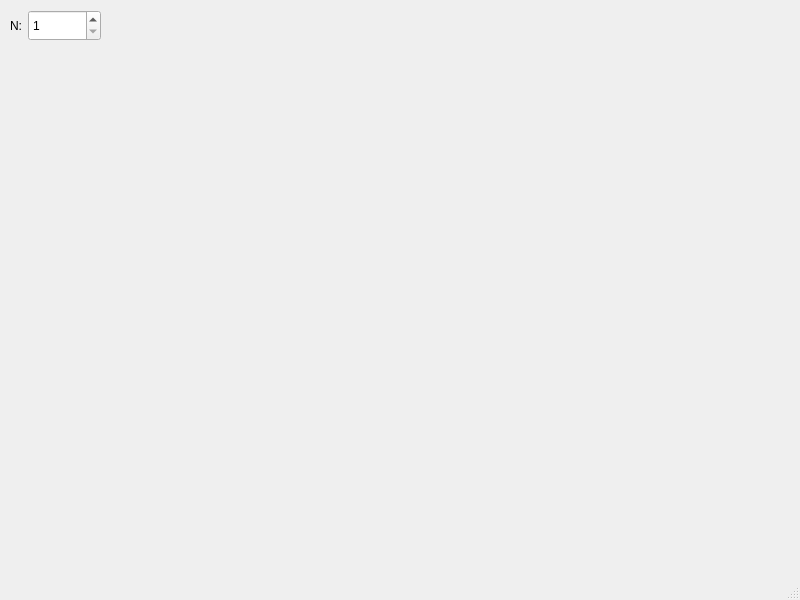
<?xml version="1.0" encoding="UTF-8"?>
<ui version="4.0">
 <class>MainWindow</class>
 <widget class="QMainWindow" name="MainWindow">
  <property name="geometry">
   <rect>
    <x>0</x>
    <y>0</y>
    <width>800</width>
    <height>600</height>
   </rect>
  </property>
  <property name="windowTitle">
   <string>MainWindow</string>
  </property>
  <widget class="QWidget" name="centralwidget">
   <widget class="QWidget" name="horizontalLayoutWidget">
    <property name="geometry">
     <rect>
      <x>10</x>
      <y>10</y>
      <width>91</width>
      <height>31</height>
     </rect>
    </property>
    <layout class="QHBoxLayout" name="horizontalLayout">
     <item>
      <widget class="QLabel" name="label">
       <property name="sizePolicy">
        <sizepolicy hsizetype="Preferred" vsizetype="Preferred">
         <horstretch>1</horstretch>
         <verstretch>0</verstretch>
        </sizepolicy>
       </property>
       <property name="text">
        <string>N:</string>
       </property>
      </widget>
     </item>
     <item>
      <widget class="QSpinBox" name="spinBox">
       <property name="sizePolicy">
        <sizepolicy hsizetype="Preferred" vsizetype="Preferred">
         <horstretch>10</horstretch>
         <verstretch>0</verstretch>
        </sizepolicy>
       </property>
       <property name="minimum">
        <number>1</number>
       </property>
       <property name="value">
        <number>1</number>
       </property>
      </widget>
     </item>
    </layout>
   </widget>
  </widget>
  <widget class="QMenuBar" name="menubar">
   <property name="geometry">
    <rect>
     <x>0</x>
     <y>0</y>
     <width>800</width>
     <height>22</height>
    </rect>
   </property>
  </widget>
  <widget class="QStatusBar" name="statusbar"/>
 </widget>
 <resources/>
 <connections/>
</ui>
